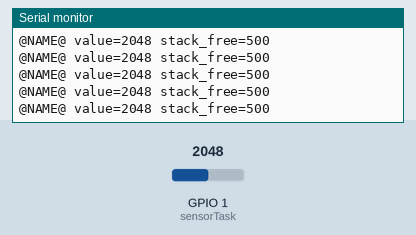
Recording of a sketch running on a simulated ESP32-S3. On the bench: the last lines printed to the serial monitor. The test bench sets the inputs (shaded band); at power-on: GPIO 1 (sensorTask) = 2048.

Above: at 1.2 s.
1.3 s: GPIO 1 (sensorTask) set to 2866
At 1.56 s:
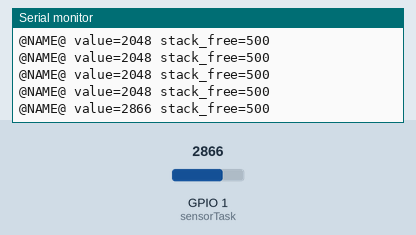
2.8 s: GPIO 1 (sensorTask) set to 3603
At 2.96 s:
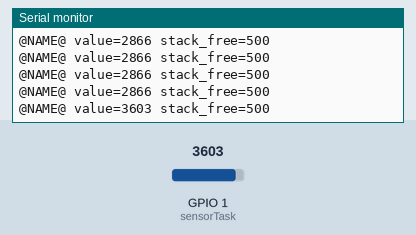
Timing chart, 0 to 5.8 s (numbered marks = the images above; inputs shaded):
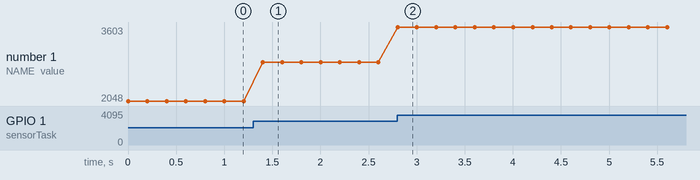

The sketch:

__name__.ino
```cpp
// @NAME@: FreeRTOS tasks on ESP32 (arduino-box new freertos_esp32 @NAME@).
// sensorTask -> queue -> reportTask; 'p' on Serial pauses/resumes the sensor via an event group.
#include <Arduino.h>

static QueueHandle_t readings;
static EventGroupHandle_t flags;
static const EventBits_t RUNNING = BIT0;

static void sensorTask(void *) {
  for (;;) {
    xEventGroupWaitBits(flags, RUNNING, pdFALSE, pdTRUE, portMAX_DELAY);
    int value = analogRead(1);
    xQueueSend(readings, &value, 0);
    vTaskDelay(pdMS_TO_TICKS(200));
  }
}

static void reportTask(void *) {
  int value;
  for (;;) {
    if (xQueueReceive(readings, &value, pdMS_TO_TICKS(1000)) == pdTRUE) {
      Serial.printf("@NAME@ value=%d stack_free=%u\n", value, (unsigned)uxTaskGetStackHighWaterMark(nullptr));
    }
  }
}

void setup() {
  Serial.begin(115200);
  readings = xQueueCreate(16, sizeof(int));
  flags = xEventGroupCreate();
  xEventGroupSetBits(flags, RUNNING);
  xTaskCreatePinnedToCore(sensorTask, "sensor", 4096, nullptr, 2, nullptr, 0);
  xTaskCreatePinnedToCore(reportTask, "report", 4096, nullptr, 1, nullptr, portNUM_PROCESSORS - 1);
}

void loop() {
  if (Serial.available() && Serial.read() == 'p') {
    if (xEventGroupGetBits(flags) & RUNNING) xEventGroupClearBits(flags, RUNNING);
    else xEventGroupSetBits(flags, RUNNING);
  }
  vTaskDelay(pdMS_TO_TICKS(50));
}
```

Measured:
- after the input at 1.3 s, the serial monitor: prints a new line after 0.10 s (image 1)
- after the input at 2.8 s, the serial monitor: prints a new line at once (image 2)
- plotted number 1: 2048 → 2866 after the input at 1.3 s, 2866 → 3603 after the input at 2.8 s
